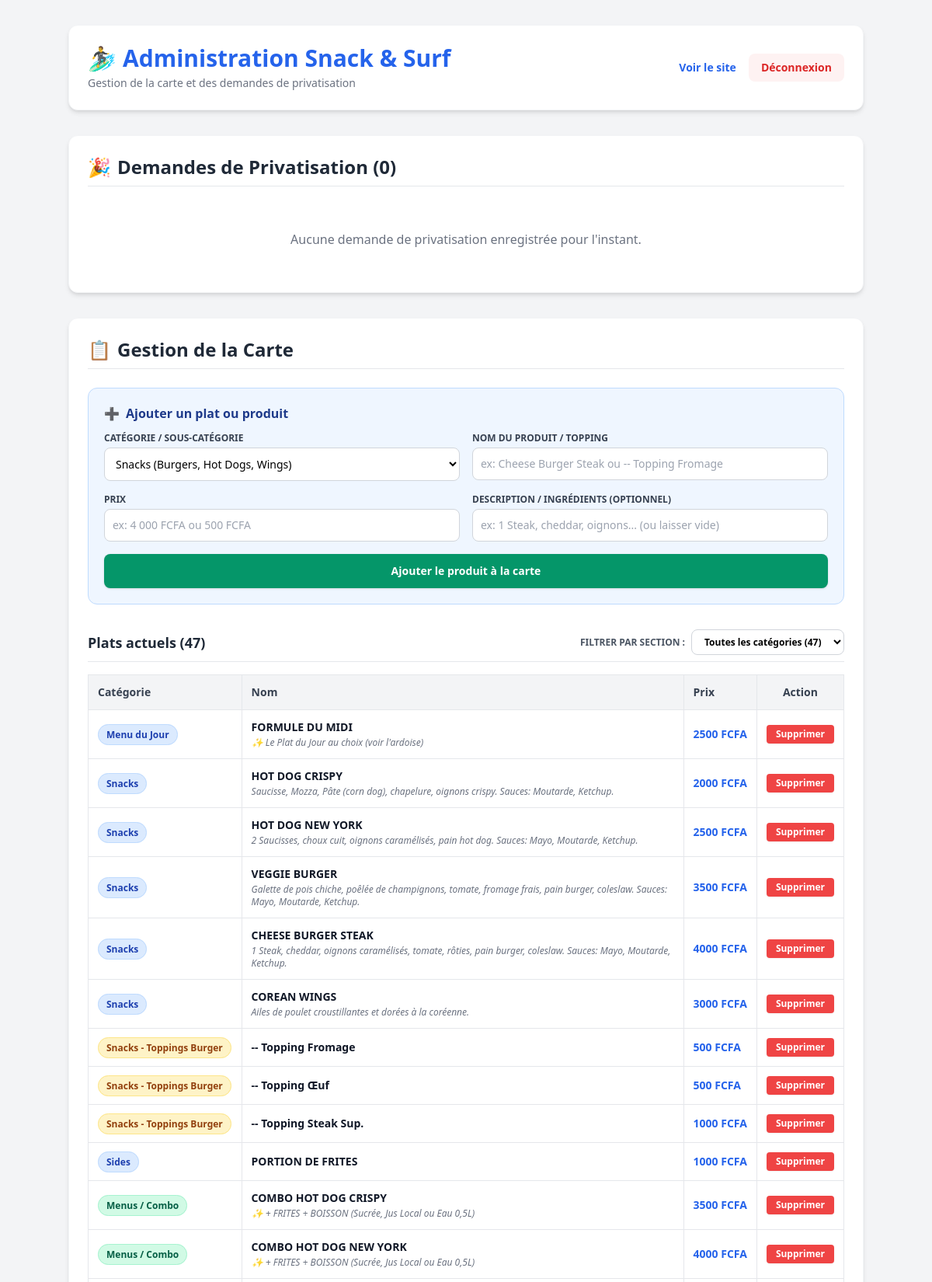
/admin (signed in, upper part), run on the app's committed database.
### tables this page shows
CREATE TABLE menu (
            id INTEGER PRIMARY KEY AUTOINCREMENT,
            categorie TEXT NOT NULL,
            nom TEXT NOT NULL,
            prix TEXT NOT NULL,
            description TEXT
        );

### app.py (the view, shortened to what this page needs)
@app.route('/admin', methods=['GET', 'POST'])
def admin():
    conn = get_db_connection()
    plats = conn.execute('SELECT * FROM menu ORDER BY id').fetchall()
    reservations = conn.execute('SELECT * FROM reservations ORDER BY date_demande DESC').fetchall()
    conn.close()
    return render_template('admin.html', plats=plats, reservations=reservations)

### app.py (called while the page is built)
def get_db_connection():
    conn = sqlite3.connect(DB_FILE)
    conn.row_factory = sqlite3.Row
    return conn

### templates/admin.html (shortened to what this page needs)
<!DOCTYPE html>
<html lang="fr">
<head>
    <script src="https://cdn.tailwindcss.com"></script>
</head>
<body class="bg-gray-100 p-4 sm:p-8 font-sans">
    <div class="max-w-5xl mx-auto space-y-8">
        <div class="bg-white p-6 rounded-xl shadow-md flex justify-between items-center border border-gray-100">
            <div>
                <h1 class="text-3xl font-bold text-blue-600 flex items-center gap-2">
                    <span>🏄‍♂️</span> Administration Snack & Surf
                </h1>
                <p class="text-sm text-gray-500 mt-1">Gestion de la carte et des demandes de privatisation</p>
            </div>
            <div class="flex items-center gap-4">
                <a href="/" target="_blank" class="text-sm font-semibold text-blue-600 hover:underline">Voir le site</a>
                <a href="/admin/logout" class="bg-red-50 hover:bg-red-100 text-red-600 px-4 py-2 rounded-lg text-sm font-bold transition">Déconnexion</a>
            </div>
        </div>
        <div class="bg-white p-6 rounded-xl shadow-md border border-gray-100">
            <div class="flex justify-between items-center mb-6 pb-2 border-b">
                <h2 class="text-2xl font-bold text-gray-800 flex items-center gap-2">
                    <span>🎉</span> Demandes de Privatisation ({{ reservations|length }})
                </h2>
            </div>
            {% if reservations %}
            <div class="overflow-x-auto">
                <table class="w-full text-left border-collapse text-sm">
                    <thead>
                        <tr class="bg-gray-100 text-gray-700">
                            <th class="p-3 border">Date Demande</th>
                            <th class="p-3 border">Client / Contact</th>
                            <th class="p-3 border">Date Événement</th>
                            <th class="p-3 border">Personnes</th>
                            <th class="p-3 border">Type</th>
                            <th class="p-3 border">Statut</th>
                            <th class="p-3 border text-center">Action</th>
                        </tr>
                    </thead>
                    <tbody class="divide-y divide-gray-100">
                        {% for res in reservations %}
                        <tr class="hover:bg-gray-50">
                            <td class="p-3 border text-xs text-gray-500 whitespace-nowrap">{{ res.date_demande }}</td>
                            <td class="p-3 border font-semibold text-gray-900">
                                {{ res.nom }}
                                <div class="text-xs text-blue-600 font-normal">{{ res.contact }}</div>
                            </td>
                            <td class="p-3 border font-bold text-gray-800 whitespace-nowrap">{{ res.date_event }}</td>
                            <td class="p-3 border text-center font-bold text-gray-700">{{ res.personnes }}</td>
                            <td class="p-3 border text-gray-700">{{ res.type_event }}</td>
                            <td class="p-3 border">
                                <form action="/admin/reservation/statut/{{ res.id }}" method="POST" class="flex items-center gap-1">
                                    <select name="statut" onchange="this.form.submit()" class="text-xs font-bold border rounded px-2 py-1 outline-none
                                        {% if res.statut == 'Confirmée' %}bg-emerald-100 text-emerald-800 border-emerald-300
                                        {% elif res.statut == 'Refusée' %}bg-red-100 text-red-800 border-red-300
                                        {% elif res.statut == 'Terminée' %}bg-gray-100 text-gray-800 border-gray-300
                                        {% else %}bg-amber-100 text-amber-800 border-amber-300{% endif %}">
                                        <option value="En attente" {% if res.statut == 'En attente' %}selected{% endif %}>En attente</option>
                                        <option value="Confirmée" {% if res.statut == 'Confirmée' %}selected{% endif %}>Confirmée</option>
                                        <option value="Refusée" {% if res.statut == 'Refusée' %}selected{% endif %}>Refusée</option>
                                        <option value="Terminée" {% if res.statut == 'Terminée' %}selected{% endif %}>Terminée</option>
                                    </select>
                                </form>
                            </td>
                            <td class="p-3 border text-center whitespace-nowrap">
                                <form action="/admin/reservation/supprimer/{{ res.id }}" method="POST" onsubmit="return confirm('Supprimer cette demande ?');">
                                    <button type="submit" class="bg-red-500 hover:bg-red-600 text-white px-2.5 py-1 rounded text-xs font-semibold transition">
                                        Supprimer
                                    </button>
                                </form>
                            </td>
                        </tr>
                        {% endfor %}
                    </tbody>
                </table>
            </div>
            {% else %}
            <div class="text-center py-8 text-gray-500">
                <p>Aucune demande de privatisation enregistrée pour l'instant.</p>
            </div>
            {% endif %}
        </div>
        <div class="bg-white p-6 rounded-xl shadow-md border border-gray-100">
            <h2 class="text-2xl font-bold text-gray-800 mb-6 pb-2 border-b flex items-center gap-2">
                <span>📋</span> Gestion de la Carte
            </h2>
            <div class="bg-blue-50 p-5 rounded-xl mb-8 border border-blue-200">
                <h3 class="font-bold text-base mb-3 text-blue-900 flex items-center gap-2">
                    <span>➕</span> Ajouter un plat ou produit
                </h3>
                <form action="/admin/ajouter" method="POST" class="grid grid-cols-1 sm:grid-cols-2 gap-4">
                    <div class="sm:col-span-1">
                        <label for="categorieSelect" class="block text-xs font-bold text-gray-700 uppercase mb-1">
                            Catégorie / Sous-catégorie
                        </label>
                        <select name="categorie" id="categorieSelect" class="w-full border border-gray-300 p-2.5 rounded-lg text-sm bg-white font-medium focus:ring-2 focus:ring-blue-500 outline-none" required onchange="handleCategoryChange(this.value)">
                            <optgroup label="🌭 Snacks & Burgers">
                                <option value="Snacks" selected>Snacks (Burgers, Hot Dogs, Wings)</option>
                            </optgroup>
                        </select>
                    </div>
                    <div class="sm:col-span-1">
                        <label for="nom" class="block text-xs font-bold text-gray-700 uppercase mb-1">Nom du produit / Topping</label>
                        <input type="text" id="nom" name="nom" placeholder="ex: Cheese Burger Steak ou -- Topping Fromage" class="w-full border border-gray-300 p-2.5 rounded-lg text-sm bg-white focus:ring-2 focus:ring-blue-500 outline-none" required>
                    </div>
                    <div class="sm:col-span-1">
                        <label for="prix" class="block text-xs font-bold text-gray-700 uppercase mb-1">Prix</label>
                        <input type="text" id="prix" name="prix" placeholder="ex: 4 000 FCFA ou 500 FCFA" class="w-full border border-gray-300 p-2.5 rounded-lg text-sm bg-white focus:ring-2 focus:ring-blue-500 outline-none" required>
                    </div>
                    <div class="sm:col-span-1">
                        <label for="description" class="block text-xs font-bold text-gray-700 uppercase mb-1">Description / Ingrédients (optionnel)</label>
                        <input type="text" id="description" name="description" placeholder="ex: 1 Steak, cheddar, oignons... (ou laisser vide)" class="w-full border border-gray-300 p-2.5 rounded-lg text-sm bg-white focus:ring-2 focus:ring-blue-500 outline-none">
                    </div>
                    <button type="submit" class="bg-emerald-600 hover:bg-emerald-700 text-white px-4 py-3 rounded-lg font-bold sm:col-span-2 transition text-sm shadow">
                        Ajouter le produit à la carte
                    </button>
                </form>
            </div>
            <div class="flex flex-col sm:flex-row justify-between items-start sm:items-center gap-3 mb-4 pb-2 border-b">
                <h3 class="font-bold text-lg text-gray-800">
                    Plats actuels (<span id="visiblePlatsCount">{{ plats|length }}</span>)
                </h3>
                <div class="flex items-center gap-2 text-sm w-full sm:w-auto">
                    <label for="categoryFilter" class="text-xs font-bold text-gray-600 uppercase whitespace-nowrap">Filtrer par section :</label>
                    <select id="categoryFilter" onchange="filterTable(this.value)" class="border border-gray-300 rounded-lg px-3 py-1.5 text-xs font-semibold bg-white outline-none focus:ring-2 focus:ring-blue-500 w-full sm:w-auto">
                        <option value="ALL">Toutes les catégories ({{ plats|length }})</option>
                    </select>
                </div>
            </div>
            <div class="overflow-x-auto">
                <table class="w-full text-left border-collapse text-sm" id="menuTable">
                    <thead>
                        <tr class="bg-gray-100 text-gray-700">
                            <th class="p-3 border">Catégorie</th>
                            <th class="p-3 border">Nom</th>
                            <th class="p-3 border">Prix</th>
                            <th class="p-3 border text-center">Action</th>
                        </tr>
                    </thead>
                    <tbody class="divide-y divide-gray-100">
                        {% for plat in plats %}
                        <tr class="hover:bg-gray-50 menu-row" data-category="{{ plat.categorie }}">
                            <td class="p-3 border">
                                <span class="text-xs font-bold px-2.5 py-1 rounded-full whitespace-nowrap
                                    {% if 'Topping' in plat.categorie or 'Option' in plat.categorie %}
                                        bg-amber-100 text-amber-800 border border-amber-200
                                    {% elif 'Boisson' in plat.categorie or 'Glace' in plat.categorie %}
                                        bg-cyan-100 text-cyan-800 border border-cyan-200
                                    {% elif 'Crêpe' in plat.categorie or 'Gourmandise' in plat.categorie %}
                                        bg-purple-100 text-purple-800 border border-purple-200
                                    {% elif 'Combo' in plat.categorie %}
                                        bg-emerald-100 text-emerald-800 border border-emerald-200
                                    {% else %}
                                        bg-blue-100 text-blue-800 border border-blue-200
                                    {% endif %}">
                                    {{ plat.categorie }}
                                </span>
                            </td>
                            <td class="p-3 border font-bold text-gray-900">
                                {{ plat.nom }}
                                {% if plat.description %}
                                <div class="text-xs text-gray-500 font-normal italic mt-0.5">{{ plat.description }}</div>
                                {% endif %}
                            </td>
                            <td class="p-3 border text-blue-600 font-bold whitespace-nowrap">{{ plat.prix }}</td>
                            <td class="p-3 border text-center whitespace-nowrap">
                                <form action="/admin/supprimer/{{ plat.id }}" method="POST" onsubmit="return confirm('Supprimer ce plat ({{ plat.nom }}) ?');">
                                    <button type="submit" class="bg-red-500 hover:bg-red-600 text-white px-3 py-1 rounded text-xs font-semibold transition shadow-sm">
                                        Supprimer
                                    </button>
                                </form>
                            </td>
                        </tr>
                        {% endfor %}
                    </tbody>
                </table>
            </div>
        </div>
    </div>
</body>
</html>

### data on the page
menu: categorie "Menu du Jour", nom "FORMULE DU MIDI", description "✨ Le Plat du Jour au choix (voir l'ardoise)", prix "2500 FCFA"
menu: categorie "Snacks", nom "HOT DOG CRISPY", description "Saucisse, Mozza, Pâte (corn dog), chapelure, oignons crispy. Sauces: Moutarde, Ketchup.", prix "2000 FCFA"
menu: categorie "Snacks", nom "HOT DOG NEW YORK", description "2 Saucisses, choux cuit, oignons caramélisés, pain hot dog. Sauces: Mayo, Moutarde, Ketchup.", prix "2500 FCFA"
menu: categorie "Snacks", nom "VEGGIE BURGER", description "Galette de pois chiche, poêlée de champignons, tomate, fromage frais, pain burger, coleslaw. Sauces: Mayo, Moutarde, Ketchup.", prix "3500 FCFA"
menu: categorie "Snacks", nom "CHEESE BURGER STEAK", description "1 Steak, cheddar, oignons caramélisés, tomate, rôties, pain burger, coleslaw. Sauces: Mayo, Moutarde, Ketchup.", prix "4000 FCFA"
menu: categorie "Snacks", nom "COREAN WINGS", description "Ailes de poulet croustillantes et dorées à la coréenne.", prix "3000 FCFA"
menu: categorie "Snacks - Toppings Burger", nom "-- Topping Fromage", prix "500 FCFA"
menu: categorie "Snacks - Toppings Burger", nom "-- Topping Œuf", prix "500 FCFA"
menu: categorie "Snacks - Toppings Burger", nom "-- Topping Steak Sup.", prix "1000 FCFA"
menu: categorie "Sides", nom "PORTION DE FRITES", prix "1000 FCFA"
menu: categorie "Menus / Combo", nom "COMBO HOT DOG CRISPY", description "✨ + FRITES + BOISSON (Sucrée, Jus Local ou Eau 0,5L)", prix "3500 FCFA"
menu: categorie "Menus / Combo", nom "COMBO HOT DOG NEW YORK", description "✨ + FRITES + BOISSON (Sucrée, Jus Local ou Eau 0,5L)", prix "4000 FCFA"

### other printed values
{{ reservations|length }} "0"
{{ plats|length }} "47"
